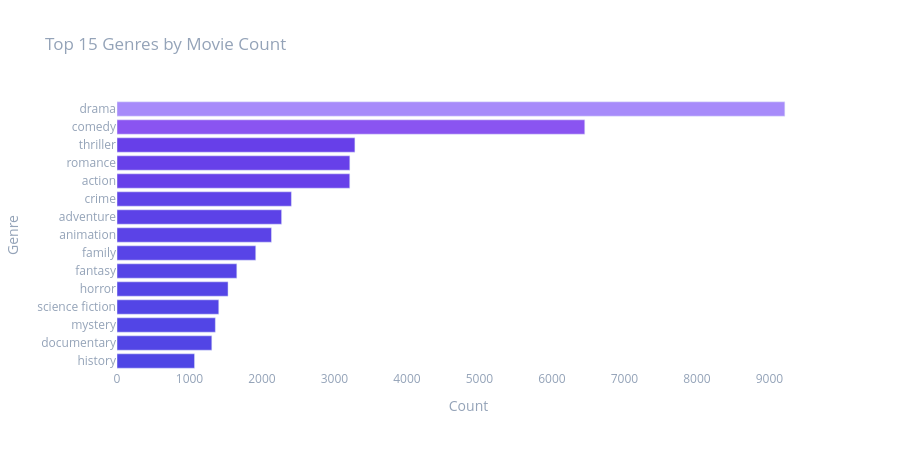
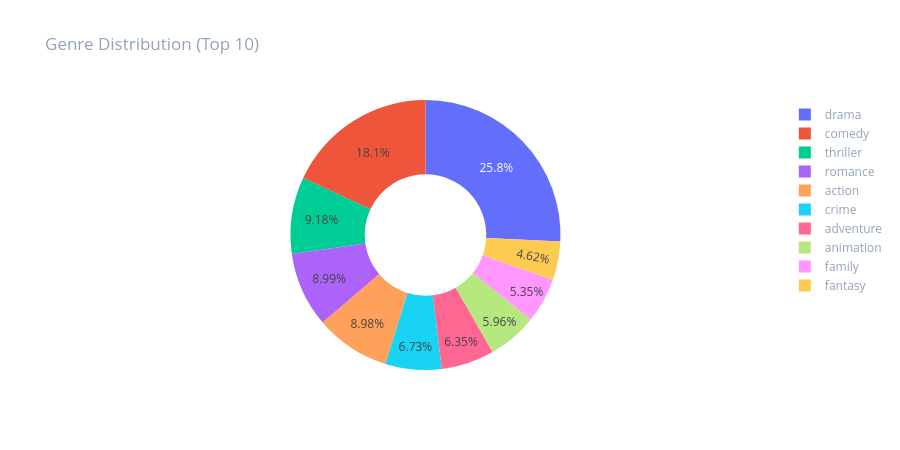

Notebook code cell kept with these figures, in order:
### Markdown cell above
### 1. Genre Distribution

### Code cell
genre_series = df_model["genres"].str.split(",").explode().str.strip()
genre_counts = genre_series.value_counts().head(15).reset_index()
genre_counts.columns = ["Genre", "Count"]
genre_counts = genre_counts[genre_counts["Genre"].str.len() > 1]

fig = px.bar(
    genre_counts,
    x="Count", y="Genre",
    orientation="h",
    title="Top 15 Genres by Movie Count",
    color="Count",
    color_continuous_scale=["#4f46e5", "#7c3aed", "#a78bfa"],
)
fig.update_layout(height=450, plot_bgcolor="rgba(0,0,0,0)", paper_bgcolor="rgba(0,0,0,0)", font=dict(color="#94a3b8"))
fig.update_coloraxes(showscale=False)
fig.update_yaxes(autorange="reversed")
fig.show()

fig2 = px.pie(
    genre_counts.head(10),
    values="Count", names="Genre",
    title="Genre Distribution (Top 10)",
    hole=0.45,
)
fig2.update_layout(height=450, plot_bgcolor="rgba(0,0,0,0)", paper_bgcolor="rgba(0,0,0,0)", font=dict(color="#94a3b8"))
fig2.show()

### Figure 1 — Plotly figure (JSON) as saved in the notebook; plotly's stock layout.template omitted (floating-point values rounded to 4 significant figures)
{"data": [{"hovertemplate": "Count=%{marker.color}<br>Genre=%{y}<extra></extra>", "legendgroup": "", "marker": {"color": [9213, 6453, 3282, 3212, 3211, 2406, 2271, 2131, 1914, 1653, 1532, 1404, 1357, 1308, 1070], "coloraxis": "coloraxis", "pattern": {"shape": ""}}, "name": "", "orientation": "h", "showlegend": false, "textposition": "auto", "type": "bar", "x": [9213, 6453, 3282, 3212, 3211, 2406, 2271, 2131, 1914, 1653, 1532, 1404, 1357, 1308, 1070], "xaxis": "x", "y": ["drama", "comedy", "thriller", "romance", "action", "crime", "adventure", "animation", "family", "fantasy", "horror", "science fiction", "mystery", "documentary", "history"], "yaxis": "y"}], "layout": {"barmode": "relative", "coloraxis": {"colorbar": {"title": {"text": "Count"}}, "colorscale": [[0, "#4f46e5"], [0.5, "#7c3aed"], [1, "#a78bfa"]], "showscale": false}, "font": {"color": "#94a3b8"}, "height": 450, "legend": {"tracegroupgap": 0}, "paper_bgcolor": "rgba(0,0,0,0)", "plot_bgcolor": "rgba(0,0,0,0)", "title": {"text": "Top 15 Genres by Movie Count"}, "xaxis": {"anchor": "y", "domain": [0, 1], "title": {"text": "Count"}}, "yaxis": {"anchor": "x", "autorange": "reversed", "domain": [0, 1], "title": {"text": "Genre"}}}}

### Figure 2 — Plotly figure (JSON) as saved in the notebook; plotly's stock layout.template omitted (floating-point values rounded to 4 significant figures)
{"data": [{"domain": {"x": [0, 1], "y": [0, 1]}, "hole": 0.45, "hovertemplate": "Genre=%{label}<br>Count=%{value}<extra></extra>", "labels": ["drama", "comedy", "thriller", "romance", "action", "crime", "adventure", "animation", "family", "fantasy"], "legendgroup": "", "name": "", "showlegend": true, "type": "pie", "values": [9213, 6453, 3282, 3212, 3211, 2406, 2271, 2131, 1914, 1653]}], "layout": {"font": {"color": "#94a3b8"}, "height": 450, "legend": {"tracegroupgap": 0}, "paper_bgcolor": "rgba(0,0,0,0)", "plot_bgcolor": "rgba(0,0,0,0)", "title": {"text": "Genre Distribution (Top 10)"}}}
